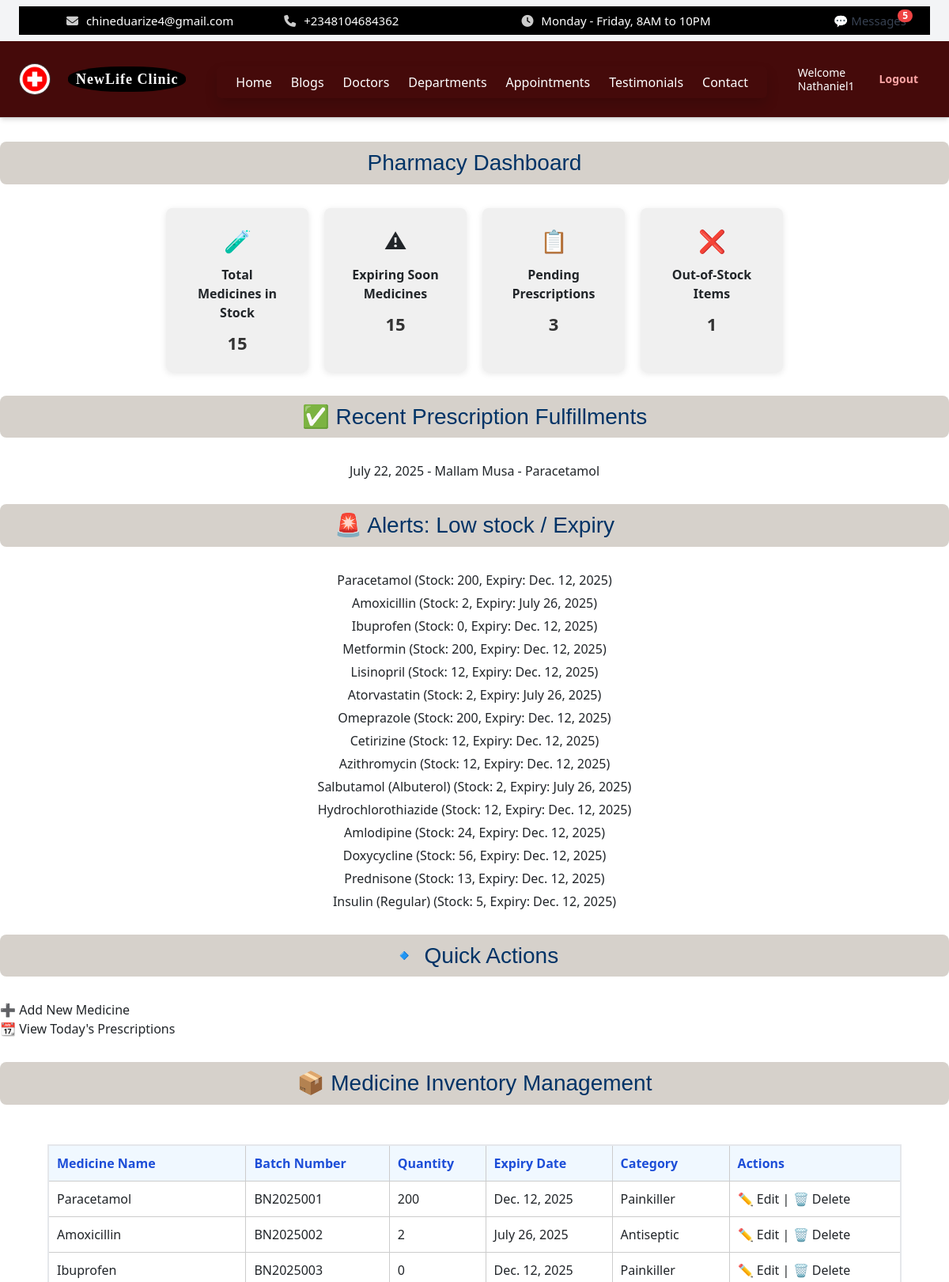
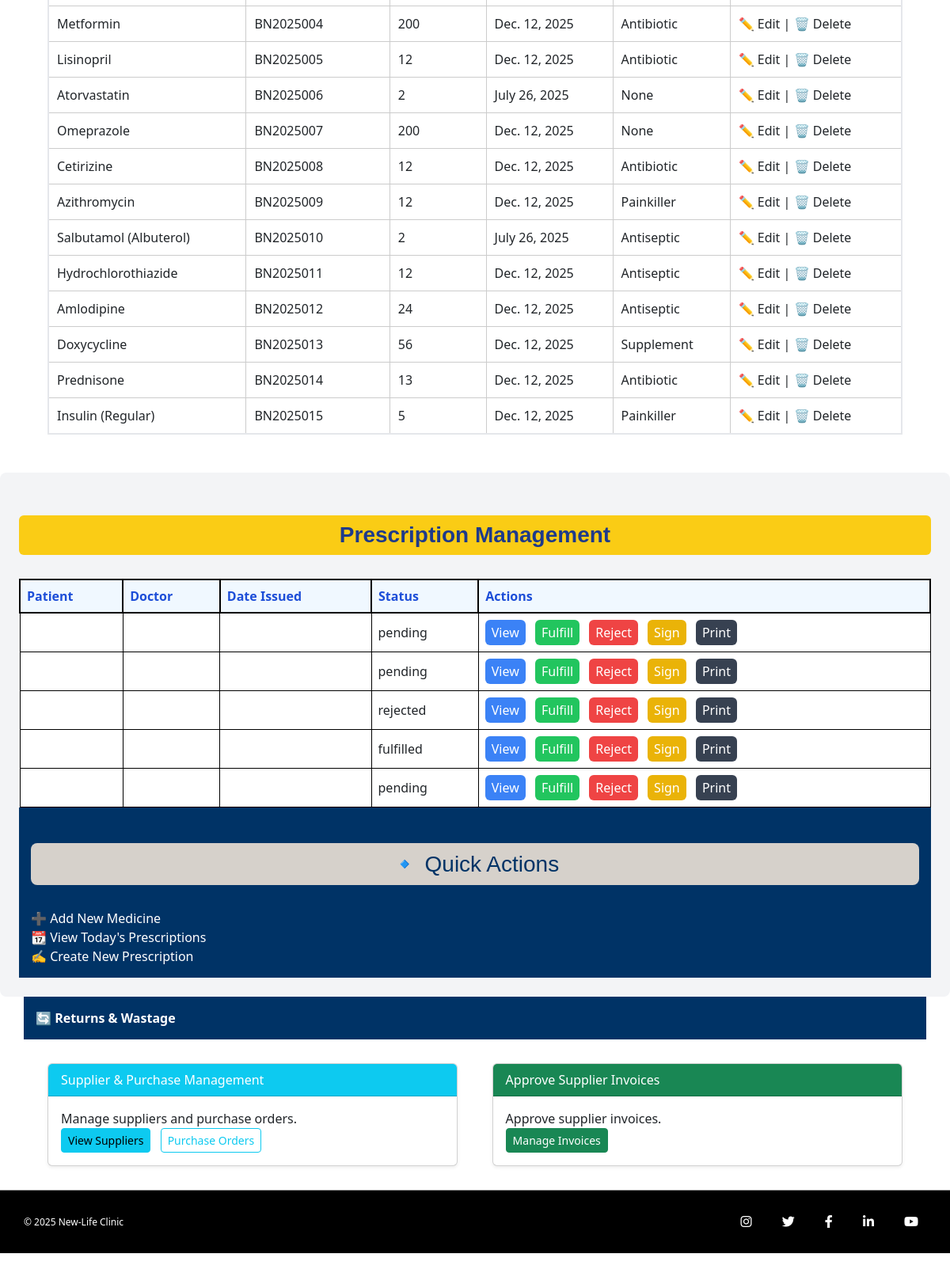
Page /pharmacist/ (signed in) on the committed database (2 pictures, top to bottom).
### core/models.py (models this page shows, shortened)
class HeaderSettings(models.Model):
    hospital_name = models.CharField(max_length=100, default='My Hospital')
    logo = models.ImageField(upload_to='logos/', blank=True, null=True)
    menu_1 = models.CharField(max_length=50, default='Home')
    menu_2 = models.CharField(max_length=50, default='Services')
    menu_3 = models.CharField(max_length=50, default='Doctors')
    menu_4 = models.CharField(max_length=50, default='Departments')
    menu_5 = models.CharField(max_length=50, default='Appointments')
    menu_6 = models.CharField(max_length=50, default='About')
    menu_7 = models.CharField(max_length=50, default='Contact')
    email = models.EmailField(blank=True)
    phone = models.CharField(max_length=20, blank=True)
    working_hours = models.CharField(max_length=100, default="Monday - Friday, 8AM to 10PM")

class User(AbstractUser):
    ROLE_CHOICES = [
        ('admin', 'Admin'),
        ('doctor', 'Doctor'),
        ('nurse', 'Nurse'),
        ('receptionist', 'Receptionist'),
        ('pharmacist', 'Pharmacist'),
        ('labtech', 'Lab Technician'),
        ('patient', 'Patient'),
        ('cashier', 'Cashier'),
    ]
    role = models.CharField(max_length=20, choices=ROLE_CHOICES)

class FooterSettings(models.Model):
    copyright_text = models.CharField(max_length=255, default="© 2025 New-Life Clinic")
    instagram_url = models.URLField(blank=True, null=True)
    twitter_url = models.URLField(blank=True, null=True)
    facebook_url = models.URLField(blank=True, null=True)
    linkedin_url = models.URLField(blank=True, null=True)
    youtube_url = models.URLField(blank=True, null=True)

### pharmacist_panel/models.py (models this page shows, shortened)
class Prescription(models.Model):
    STATUS_CHOICES = [
        ('pending', 'Pending'),
        ('fulfilled', 'Fulfilled'),
    ]
    patient_name = models.CharField(max_length=255)
    medicine = models.ForeignKey(Medicine, on_delete=models.CASCADE)
    date = models.DateField(default=timezone.now)
    status = models.CharField(max_length=10, choices=STATUS_CHOICES, default='pending')
    doctor_name = models.CharField(max_length=255, blank=True)

class Medicine(models.Model):
    CATEGORY_CHOICES = [
        ('Antibiotic', 'Antibiotic'),
        ('Painkiller', 'Painkiller'),
        ('Antiseptic', 'Antiseptic'),
        ('Supplement', 'Supplement'),
    ]
    name = models.CharField(max_length=255)
    stock = models.PositiveIntegerField()
    batch_number = models.CharField(max_length=50)
    expiry_date = models.DateField()
    created_at = models.DateTimeField(auto_now_add=True)
    description = models.TextField(blank=True)
    category = models.CharField(max_length=50, choices=CATEGORY_CHOICES, null=True, blank=True)

### pharmacist_panel/views.py (the view)
# urls.py: path('', views.pharmacist_dashboard, name='dashboard'),
@login_required
def pharmacist_dashboard(request):
    today = timezone.now().date()
    total_medicines = Medicine.objects.count()
    expiring_soon = Medicine.objects.filter(expiry_date__lte=today + timedelta(days=30)).count()
    out_of_stock = Medicine.objects.filter(stock=0).count()
    pending_prescriptions = Prescription.objects.filter(status='pending').count()
    medicines = Medicine.objects.all()
    prescriptions = Prescription.objects.all().order_by('-date')
    recent_fulfillments = Prescription.objects.filter(status='fulfilled').order_by('-date')[:5]
    alerts = (Medicine.objects.filter(stock__lte=5) |
              Medicine.objects.filter(expiry_date__lte=today + timedelta(days=7))).distinct()
    context = {
        'total_medicines': total_medicines,
        'expiring_soon': expiring_soon,
        'out_of_stock': out_of_stock,
        'pending_prescriptions': pending_prescriptions,
        'recent_fulfillments': recent_fulfillments,
        'alerts': alerts,
        'today': today,
        'medicines': medicines,
        'prescriptions': prescriptions,
    }
    return render(request, 'pharmacist_panel/dashboard.html', context)

### pharmacist_panel/templates/pharmacist_panel/dashboard.html (shortened to what this page needs)
{% extends "core/base.html" %}
{% block content %}
<h2>Pharmacy Dashboard</h2>
<div class="summary-cards">
  <div class="summary-card">
    <div class="icon">🧪</div>
    <div class="title">Total Medicines in Stock</div>
    <div class="count">{{ total_medicines }}</div>
  </div>
  <div class="summary-card">
    <div class="icon">⚠</div>
    <div class="title">Expiring Soon Medicines</div>
    <div class="count">{{ expiring_soon }}</div>
  </div>
  <div class="summary-card">
    <div class="icon">📋</div>
    <div class="title">Pending Prescriptions</div>
    <div class="count">{{ pending_prescriptions }}</div>
  </div>
  <div class="summary-card">
    <div class="icon">❌</div>
    <div class="title">Out-of-Stock Items</div>
    <div class="count">{{ out_of_stock }}</div>
  </div>
</div>
<h3>✅ Recent Prescription Fulfillments</h3>
<ul>
    {% for prescription in recent_fulfillments %}
        <li>{{ prescription.date }} - {{ prescription.patient_name }} - {{ prescription.medicine.name }}</li>
    {% empty %}
        <li>No recent fulfillments</li>
    {% endfor %}
</ul>
<h3>🚨 Alerts: Low stock / Expiry</h3>
<ul>
    {% for med in alerts %}
        <li>{{ med.name }} (Stock: {{ med.stock }}, Expiry: {{ med.expiry_date }})</li>
    {% empty %}
        <li>No alerts</li>
    {% endfor %}
</ul>
<h3>🔹 Quick Actions</h3>
<a href="{% url 'pharmacist_panel:add_medicine' %}">➕ Add New Medicine</a><br>
<a href="{% url 'pharmacist_panel:todays_prescriptions' %}">📆 View Today's Prescriptions</a>
<h3>📦 Medicine Inventory Management</h3>
<div style="width: 90%; margin: 0 auto; overflow-x: auto;">
    <table style="width: 100%; border-collapse: collapse; margin-top: 20px;">
        <thead style="background-color: #d6d1cb; color: #003366;">
            <tr>
                <th style="padding: 10px; border: 1px solid #ccc;">Medicine Name</th>
                <th style="padding: 10px; border: 1px solid #ccc;">Batch Number</th>
                <th style="padding: 10px; border: 1px solid #ccc;">Quantity</th>
                <th style="padding: 10px; border: 1px solid #ccc;">Expiry Date</th>
                <th style="padding: 10px; border: 1px solid #ccc;">Category</th>
                <th style="padding: 10px; border: 1px solid #ccc;">Actions</th>
            </tr>
        </thead>
        <tbody>
            {% for med in medicines %}
            <tr>
                <td style="padding: 10px; border: 1px solid #ccc;">{{ med.name }}</td>
                <td style="padding: 10px; border: 1px solid #ccc;">{{ med.batch_number }}</td>
                <td style="padding: 10px; border: 1px solid #ccc;">{{ med.stock }}</td>
                <td style="padding: 10px; border: 1px solid #ccc;">{{ med.expiry_date }}</td>
                <td style="padding: 10px; border: 1px solid #ccc;">{{ med.category }}</td>
                <td style="padding: 10px; border: 1px solid #ccc;">
                    <a href="{% url 'pharmacist_panel:edit_medicine' med.id %}">✏ Edit</a> |
                    <a href="{% url 'pharmacist_panel:delete_medicine' med.id %}">🗑 Delete</a>
                </td>
            </tr>
            {% empty %}
            <tr>
                <td colspan="6" style="text-align: center; padding: 10px;">No medicines available.</td>
            </tr>
            {% endfor %}
        </tbody>
    </table>
</div>
<div class="mt-5 p-4 bg-gray-100 rounded-lg w-[100%] mx-auto">
    <h2 class=" font-bold text-blue-900 bg-yellow-400 p-2 rounded hover:bg-yellow-300">Prescription Management</h2>
    <table class="table-auto w-full mt-4 text-left border">
        <thead class="bg-gray-300 text-blue-900">
            <tr>
                <th class="p-2">Patient</th>
                <th class="p-2">Doctor</th>
                <th class="p-2">Date Issued</th>
                <th class="p-2">Status</th>
                <th class="p-2">Actions</th>
            </tr>
        </thead>
        <tbody>
            {% for prescription in prescriptions %}
            <tr class="bg-white border-b">
                <td class="p-2">{{ prescription.patient }}</td>
                <td class="p-2">{{ prescription.doctor }}</td>
                <td class="p-2">{{ prescription.date_issued }}</td>
                <td class="p-2">{{ prescription.status }}</td>
                <td class="p-2 space-x-2">
                    <button class="bg-blue-500 text-white px-2 py-1 rounded hover:bg-blue-600">View</button>
                    <button class="bg-green-500 text-white px-2 py-1 rounded hover:bg-green-600">Fulfill</button>
                    <button class="bg-red-500 text-white px-2 py-1 rounded hover:bg-red-600">Reject</button>
                    <button class="bg-yellow-500 text-white px-2 py-1 rounded hover:bg-yellow-600">Sign</button>
                    <button class="bg-gray-700 text-white px-2 py-1 rounded hover:bg-gray-800">Print</button>
                </td>
            </tr>
            {% empty %}
            <tr><td colspan="5" class="p-4 text-center text-gray-500">No prescriptions found.</td></tr>
            {% endfor %}
        </tbody>
    </table>
    <div style="background-color: #003366; padding: 15px; color: white;">
        <h3>🔹 Quick Actions</h3>
        <a href="{% url 'pharmacist_panel:add_medicine' %}">➕ Add New Medicine</a><br>
        <a href="{% url 'pharmacist_panel:todays_prescriptions' %}">📆 View Today's Prescriptions</a><br>
        <a href="{% url 'pharmacist_panel:create_prescription' %}">✍️ Create New Prescription</a><br>
    </div>
</div>
<div style="background-color: #003366; padding: 15px; color: white; width: 95%;margin: auto;">
    <a href="{% url 'pharmacist_panel:returns_wastage' %}" style="color: white; text-decoration: none; font-weight: bold;">
        🔄 Returns & Wastage
    </a>
</div>
<div style="margin: 30px auto; width: 90%;">
  <div class="d-flex justify-content-between">
    <div style="width: 48%;">
      <div class="card shadow-sm">
        <div class="card-header bg-info text-white">Supplier & Purchase Management</div>
        <div class="card-body">
          <p>Manage suppliers and purchase orders.</p>
          <a href="{% url 'pharmacist_panel:suppliers_list' %}" class="btn btn-info btn-sm">View Suppliers</a>
          <a href="{% url 'pharmacist_panel:purchase_orders_list' %}" class="btn btn-outline-info btn-sm ms-2">Purchase Orders</a>
        </div>
      </div>
    </div>
    <div style="width: 48%;">
      <div class="card shadow-sm">
        <div class="card-header bg-success text-white">Approve Supplier Invoices</div>
        <div class="card-body">
          <p>Approve supplier invoices.</p>
          <a href="{% url 'pharmacist_panel:invoices_list' %}" class="btn btn-success btn-sm">Manage Invoices</a>
        </div>
      </div>
    </div>
  </div>
</div>
{% endblock %}

### core/templates/core/base.html (shortened to what this page needs)
<!DOCTYPE html>
<html lang="en" class="dark">
{% load static %}
{% load widget_tweaks %}
<head>
  <link rel="stylesheet" href="{% static 'core/css/style.css' %}">
  <script src="https://cdn.tailwindcss.com"></script>
  <link rel="stylesheet" href="https://cdnjs.cloudflare.com/ajax/libs/font-awesome/6.4.0/css/all.min.css">
  <link href="https://cdn.jsdelivr.net/npm/bootstrap@5.3.0/dist/css/bootstrap.min.css" rel="stylesheet">
</head>
<body>
  <div class="fixed-header bg-gray-100 px-4 py-2 text-sm">
  <div class="topbar flex flex-wrap items-center justify-between gap-4 sm:gap-0">
    <div class="topbar-left flex flex-col sm:flex-row items-start sm:items-center gap-1 sm:gap-4 flex-wrap text-center sm:text-left">
      {% if header_settings.email %}
        <span><i class="fas fa-envelope"></i> {{ header_settings.email }}</span>
      {% endif %}
      {% if header_settings.phone %}
        <span><i class="fas fa-phone"></i> {{ header_settings.phone }}</span>
      {% endif %}
    </div>
    <div class="topbar-right flex flex-col sm:flex-row items-start sm:items-center gap-1 sm:gap-4 flex-wrap text-center sm:text-left">
      {% if header_settings.working_hours %}
        <span><i class="fas fa-clock"></i> {{ header_settings.working_hours }}</span>
      {% endif %}
    </div>
    <a href="{% url 'admin_panel:inbox' %}" class="relative text-gray-700 no-print whitespace-nowrap">
      💬 Messages
      {% if total_unread_count > 0 %}
        <span class="absolute -top-1 -right-2 bg-red-500 text-white text-xs font-bold rounded-full px-1.5">
          {{ total_unread_count }}
        </span>
      {% endif %}
    </a>
  </div>
</div>
    <header class="header-bar flex items-center justify-between flex-wrap bg-red-950 p-4 shadow-md w-full gap-4 sm:gap-0">
  <div class="logo-title flex items-center space-x-3 flex-shrink-0">
    {% if header_settings.logo %}
      <img src="{{ header_settings.logo.url }}" alt="Logo" class="logo-img h-10 w-10 object-cover">
    {% else %}
      <img src="{% static 'core/img/default_logo.png' %}" alt="Default Logo" class="logo-img h-10 w-10 object-cover">
    {% endif %}
    <span class="hospital-name font-bold text-lg leading-tight text-white">
      <span class="block">{{ header_settings.hospital_name_line1|default:"NewLife Clinic" }}</span>
    </span>
  </div>
  <div class="relative flex-1 flex justify-center sm:justify-center">
    <nav id="menu-content" class="hidden sm:flex absolute sm:static top-full mt-2 sm:mt-0 bg-red-800 sm:bg-transparent shadow sm:shadow-none rounded px-4 py-2 sm:p-0 sm:rounded-none z-50 overflow-x-auto whitespace-nowrap space-x-4 sm:space-x-6">
      <a href="{% url 'landing_page' %}" class="text-white hover:text-blue-400">Home</a>
      <a href="{% url 'blogs' %}" class="text-white hover:text-blue-400">Blogs</a>
      <a href="{% url 'doctors' %}" class="text-white hover:text-blue-400">Doctors</a>
      <a href="{% url 'departments' %}" class="text-white hover:text-blue-400">Departments</a>
      <a href="{% url 'appointment' %}" class="text-white hover:text-blue-400">Appointments</a>
      <a href="{% url 'testimonials' %}" class="text-white hover:text-blue-400">Testimonials</a>
      <a href="{% url 'contact' %}" class="text-white hover:text-blue-400">Contact</a>
    </nav>
  </div>
  <div class="auth-buttons flex items-center space-x-4 flex-shrink-0 text-sm">
    {% if request.path == '/' and not request.user.is_authenticated %}
      <a href="{% url 'login' %}" class="text-blue-300 hover:underline no-print">Login</a>
    {% elif request.user.is_authenticated %}
      <span class="text-white no-print text-sm leading-tight">Welcome<br>{{ request.user.username }}</span>
      <a href="{% url 'logout' %}" class="text-red-300 hover:underline no-print">Logout</a>
    {% endif %}
  </div>
</header>
  <main>
    {% block content %}{% endblock %}
  </main>
  {% block footer %}
<div class="bottom-footer" style="min-height: 80px; margin-bottom: 20px;">
  <div class="bottom-footer-content" style="display: flex; justify-content: space-between; align-items: center; height: 100%;">
    <div class="left">
      <p>{{ footer_settings.copyright_text|default:"© 2025 New-Life Clinic" }}</p>
    </div>
    <div class="right social-icons">
      {% if footer_settings.instagram_url %}
        <a href="{{ footer_settings.instagram_url }}" target="_blank"><i class="fab fa-instagram"></i></a>
      {% endif %}
      {% if footer_settings.twitter_url %}
        <a href="{{ footer_settings.twitter_url }}" target="_blank"><i class="fab fa-twitter"></i></a>
      {% endif %}
      {% if footer_settings.facebook_url %}
        <a href="{{ footer_settings.facebook_url }}" target="_blank"><i class="fab fa-facebook-f"></i></a>
      {% endif %}
      {% if footer_settings.linkedin_url %}
        <a href="{{ footer_settings.linkedin_url }}" target="_blank"><i class="fab fa-linkedin-in"></i></a>
      {% endif %}
      {% if footer_settings.youtube_url %}
        <a href="{{ footer_settings.youtube_url }}" target="_blank"><i class="fab fa-youtube"></i></a>
      {% endif %}
    </div>
  </div>
</div>
  {% endblock %}
</body>
</html>

### rows in the picture
HeaderSettings: email "chineduarize4@gmail.com", phone "+2348104684362", working_hours "Monday - Friday, 8AM to 10PM", logo (picture)
User: user.username "Nathaniel1"
Prescription: date "July 22, 2025", patient_name "Mallam Musa", medicine.name "Paracetamol", status "fulfilled"
Medicine: name "Paracetamol", stock "200", expiry_date "Dec. 12, 2025", batch_number "BN2025001", category "Painkiller"
Medicine: name "Amoxicillin", stock "2", expiry_date "July 26, 2025", batch_number "BN2025002", category "Antiseptic"
Medicine: name "Ibuprofen", stock "0", expiry_date "Dec. 12, 2025", batch_number "BN2025003", category "Painkiller"
Medicine: name "Metformin", stock "200", expiry_date "Dec. 12, 2025", batch_number "BN2025004", category "Antibiotic"
Medicine: name "Lisinopril", stock "12", expiry_date "Dec. 12, 2025", batch_number "BN2025005", category "Antibiotic"
Medicine: name "Atorvastatin", stock "2", expiry_date "July 26, 2025", batch_number "BN2025006", category "None"
Medicine: name "Omeprazole", stock "200", expiry_date "Dec. 12, 2025", batch_number "BN2025007", category "None"
Medicine: name "Cetirizine", stock "12", expiry_date "Dec. 12, 2025", batch_number "BN2025008", category "Antibiotic"
Medicine: name "Azithromycin", stock "12", expiry_date "Dec. 12, 2025", batch_number "BN2025009", category "Painkiller"
Medicine: name "Salbutamol (Albuterol)", stock "2", expiry_date "July 26, 2025", batch_number "BN2025010", category "Antiseptic"
Medicine: name "Hydrochlorothiazide", stock "12", expiry_date "Dec. 12, 2025", batch_number "BN2025011", category "Antiseptic"
Medicine: name "Amlodipine", stock "24", expiry_date "Dec. 12, 2025", batch_number "BN2025012", category "Antiseptic"
Medicine: name "Doxycycline", stock "56", expiry_date "Dec. 12, 2025", batch_number "BN2025013", category "Supplement"
Medicine: name "Prednisone", stock "13", expiry_date "Dec. 12, 2025", batch_number "BN2025014", category "Antibiotic"
Medicine: name "Insulin (Regular)", stock "5", expiry_date "Dec. 12, 2025", batch_number "BN2025015", category "Painkiller"
Prescription: status "pending"
Prescription: status "pending"
Prescription: status "rejected"
Prescription: status "pending"
FooterSettings: copyright_text "© 2025 New-Life Clinic"

### other values in the picture
{{ total_unread_count }} "5"
{{ header_settings.hospital_name_line1|default:"NewLife Clinic" }} "NewLife Clinic"
{{ total_medicines }} "15"
{{ expiring_soon }} "15"
{{ pending_prescriptions }} "3"
{{ out_of_stock }} "1"
